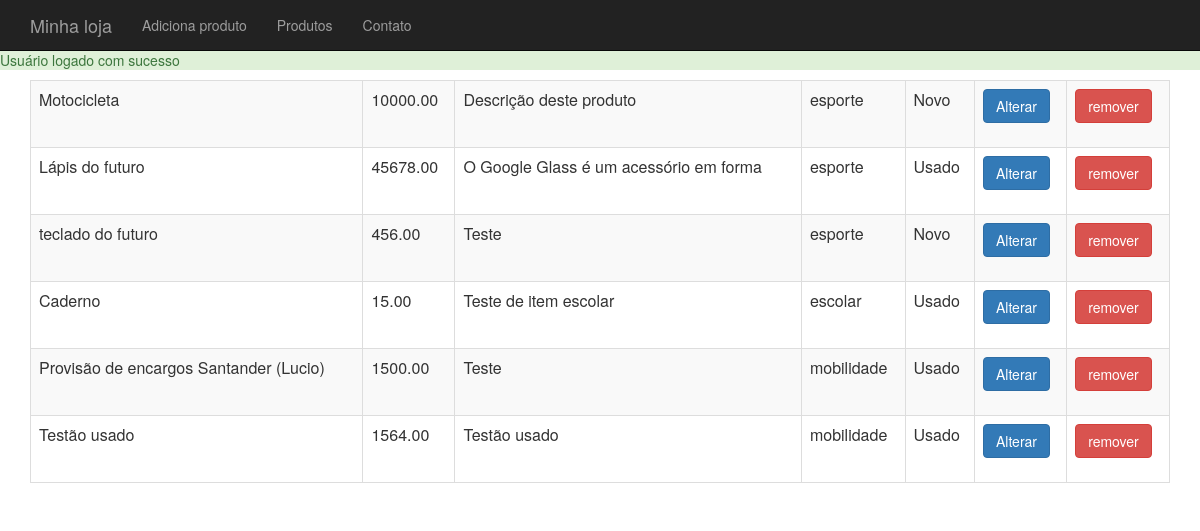
/produto-lista.php (signed in), run on the app's committed database.
### tables this page shows
CREATE TABLE IF NOT EXISTS `produtos` (
`id` int(11) NOT NULL,
  `nome` varchar(255) DEFAULT NULL,
  `preco` decimal(10,2) DEFAULT NULL,
  `descricao` text,
  `categoria_id` int(11) DEFAULT NULL,
  `usado` tinyint(1) DEFAULT '0'
);

CREATE TABLE IF NOT EXISTS `categorias` (
`id` int(11) NOT NULL,
  `nome` varchar(255) DEFAULT NULL
);

### banco-produto.php (called while the page is built, shortened)
<?php
function listaProdutos($conexao){
	$produtos = array();
	$resultado = mysqli_query($conexao,"select p.*,c.nome as categoria_nome from produtos as p join categorias as c on c.id = p.categoria_id");
	while($produto = mysqli_fetch_assoc($resultado)){
		array_push($produtos, $produto);
	}
	return $produtos;
}

### produto-lista.php (the view, shortened to what this page needs)
<?php require_once("cabecalho.php");
require_once("banco-produto.php");
?>
<table class="table table-striped table-bordered">
	<?php
		$produtos = listaProdutos($conexao);
		foreach($produtos as $produto):
	?>
	<tr>
		<td><?= $produto['nome']?></td>
		<td><?= $produto['preco']?></td>
		<td><?= substr($produto['descricao'],0,40) ?></td>
		<td><?= $produto['categoria_nome']?></td>
		<?php if($produto['usado'] == '0'){ ?>
			<td>Novo</td>
		<?php } else { ?>
			<td>Usado</td>
		<?php } ?>
		<td>
			<a class="btn btn-primary" href="produto-altera-formulario.php?id=<?=$produto['id']?>">Alterar</a>
		</td>
		<td>
			<form action="remove-produto.php" method="post">
				<button class="btn btn-danger">remover</button>
			</form>
		</td>
	</tr>
	<?php
		endforeach
	?>
</table>
<?php include("rodape.php"); ?>

### css/loja.css (style rules this page uses)
body { padding-top: 50px; }

### data on the page
produtos: nome "Motocicleta", preco "10000.00", descricao "Descrição deste produto", categoria.nome "esporte", usado "Novo"
produtos: nome "Lápis do futuro", preco "45678.00", descricao "O Google Glass é um acessório em forma", categoria.nome "esporte", usado "Usado"
produtos: nome "teclado do futuro", preco "456.00", descricao "Teste", categoria.nome "esporte", usado "Novo"
produtos: nome "Caderno", preco "15.00", descricao "Teste de item escolar", categoria.nome "escolar", usado "Usado"
produtos: nome "Provisão de encargos Santander (Lucio)", preco "1500.00", descricao "Teste", categoria.nome "mobilidade", usado "Usado"
produtos: nome "Testão usado", preco "1564.00", descricao "Testão usado", categoria.nome "mobilidade", usado "Usado"

### other printed values
$_SESSION[$tipo] "Usuário logado com sucesso"
